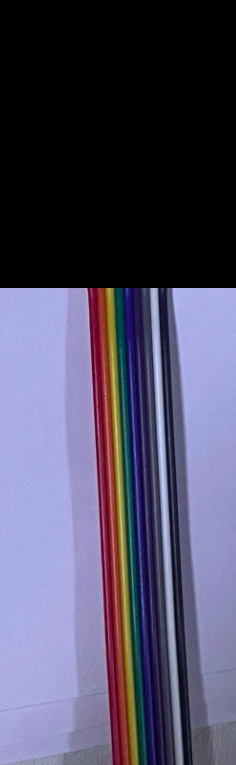
#> input picture test input image.png, 236 x 765 px, given in place of out.png, which was not available
$ python 'final project.py'
#> lines starting #> are read from the running program, lines starting #| are printed output that depends on the picture; after the words box and inside, x2 and y2 are one past the last pixel; in counts of white or black regions, pixels touching at a corner belong together; pictures that were not available may be replaced by others from this repository, and a replacement may not be noted
#> the answer given: out.png
import cv2
import numpy as np
# import simpleaudio as sa


def remove_background(image_path):
#> called with image_path = 'out.png'
    image = cv2.imread(image_path)
#> image is the input picture: shape (765, 236, 3); mean B, G, R 100.2, 76.5, 79.8
    gray = cv2.cvtColor(image, cv2.COLOR_BGR2GRAY)
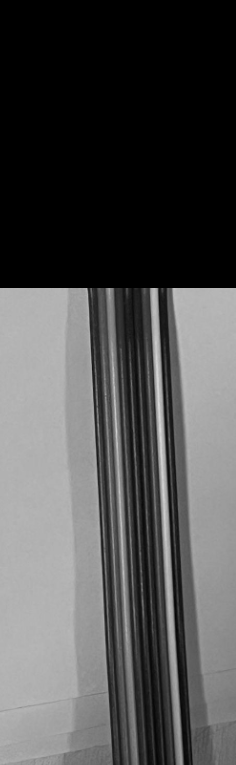
#> gray: shape (765, 236); min 0, max 219, mean 80.2
    blurred = cv2.GaussianBlur(gray, (5, 5), 0)
    _, binary = cv2.threshold(blurred, 0, 255, cv2.THRESH_BINARY + cv2.THRESH_OTSU)
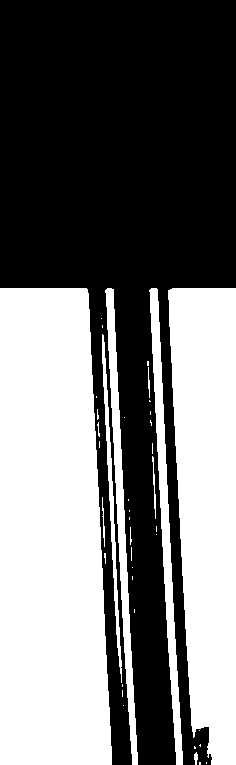
#> binary: shape (765, 236); 45.9% white; 40 white regions (29 under 20 px), largest, box (x1, y1, x2, y2) and area: (0, 288, 112, 765) 47836, (168, 288, 236, 765) 26045, (149, 288, 183, 765) 3859
    binary = cv2.bitwise_not(binary)
#> binary: shape (765, 236); 54.1% white; 40 black regions (29 under 20 px)
    contours, _ = cv2.findContours(binary, cv2.RETR_EXTERNAL, cv2.CHAIN_APPROX_SIMPLE)
#> contours = 1 contour; box (x1, y1, x2, y2) and area: (0, 0, 236, 765) 97228
    min_area = 100
    contours = [cnt for cnt in contours if cv2.contourArea(cnt) > min_area]
    contour_image = np.zeros_like(gray)
    cv2.drawContours(contour_image, contours, -1, (255, 255, 255), thickness=cv2.FILLED)
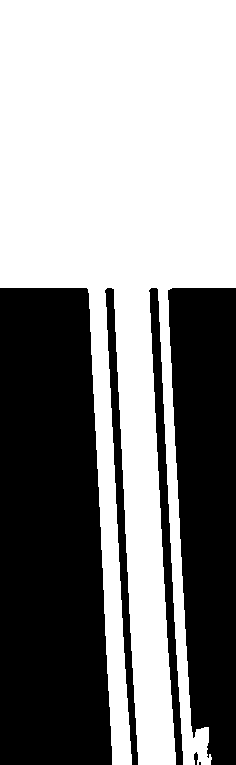
#> contour_image: shape (765, 236); 55% white; 6 black regions (1 under 20 px), largest, box (x1, y1, x2, y2) and area: (0, 288, 112, 765) 47836, (168, 288, 236, 765) 26045, (149, 288, 183, 765) 3859, (105, 288, 138, 765) 3537, (194, 752, 198, 765) 37
    result = cv2.bitwise_and(image, image, mask=contour_image)
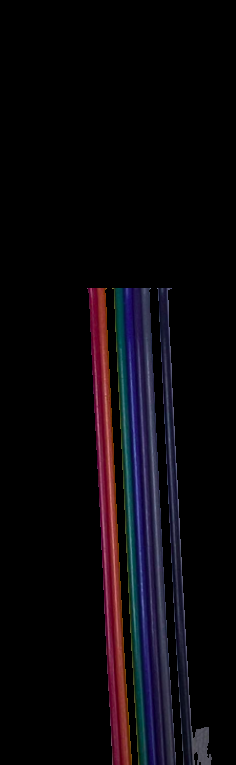
#> result: shape (765, 236, 3); mean B, G, R 11.7, 7.4, 10.5
    return result


thresholds = [
    [160, 179, 100, 255, 100, 255],  # red
    [5, 15, 100, 255, 100, 255],  # orange
    [40, 80, 50, 255, 50, 250],  # green
    [20, 40, 100, 255, 100, 255],  # yellow
    [105, 113, 100, 250, 50, 150],  # blue
    [100, 120, 100, 250, 100, 250]  # violet
    # more wire shades(l hue u hue l saturation u saturation l bright u bright) can be added there

]


def color_detection(image, threshold, index):
    hsv = cv2.cvtColor(image, cv2.COLOR_BGR2HSV)
    lower_hue, upper_hue, lower_saturation, upper_saturation, lower_value, upper_value = threshold[index]
    lower_bound = np.array([lower_hue, lower_saturation, lower_value], dtype=np.uint8)
    upper_bound = np.array([upper_hue, upper_saturation, upper_value], dtype=np.uint8)
    mask = cv2.inRange(hsv, lower_bound, upper_bound)
    result = cv2.bitwise_and(image, image, mask=mask)
    # cv2.imshow('Original Image', image)
    # cv2.imshow('Color Detection Result', result)
    x_coord = None
    for x in range(mask.shape[1]):
        column = mask[:, x]
        if cv2.countNonZero(column) > 0:
            x_coord = x
            break
    cv2.waitKey(2)
    return x_coord


def position(image, threshold):
    length = len(threshold)
    x_coor = []
    for i in range(length):
        pos = color_detection(image, threshold, i)
        x_coor.append(pos)
#> this loop made 6 passes
#> pos on passes 1 to 6: 87, 100, 114, 112, 123, 125
#> pass 1, in color_detection, `result = cv2.bitwise_and(image, image, mask=mask)`:
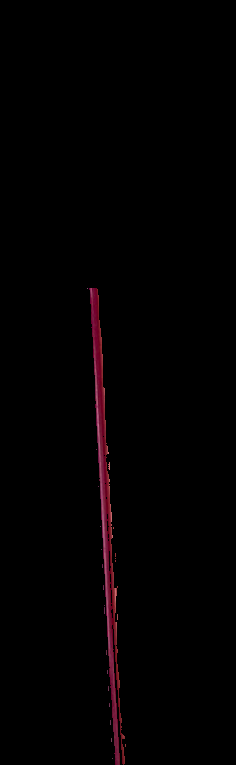
#> result: shape (765, 236, 3); mean B, G, R 1.3, 0.7, 2.8
#> pass 2, in color_detection (call 2), `mask = cv2.inRange(hsv, lower_bound, upper_bound)`:
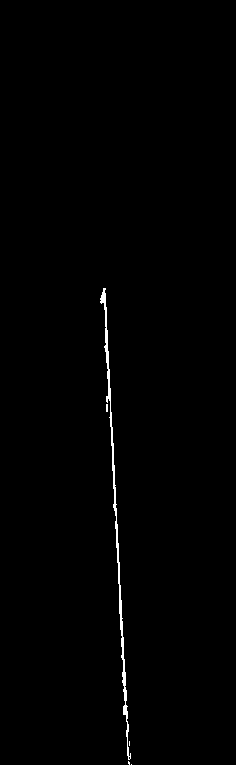
#> mask: shape (765, 236); 0.65% white in thin lines or dots, all inside (x1, y1, x2, y2) = (100, 288, 132, 765)
#> after the loop, x_coor = [87, 100, 114, 112, 123, 125]
    return x_coor


def check_sorted(arr):
    for i in range(1, len(arr)):
        if arr[i] < arr[i - 1]:
            return i
#> this loop made 3 passes
#| wire number with problem: 3
#| yellow
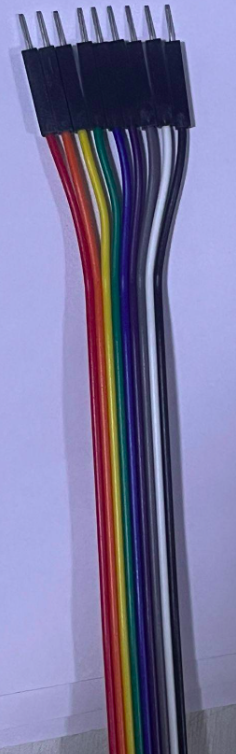
#> input picture main image.png, 236 x 754 px, found by its file name
#> further down, image is the input picture: shape (754, 236, 3); mean B, G, R 158.2, 119.4, 123.1
    return "Correct"


def draw_cross(image, x_coord):
#> called with x_coord = 112
    if x_coord is not None:
        cross_size = 10
#> cross_size = 10
        color = (0, 0, 255)
        thickness = 2
        center_y = image.shape[0] // 2
#> center_y = 377
        cv2.line(image, (x_coord - cross_size, center_y), (x_coord + cross_size, center_y), color, thickness)
#> image: shape (754, 236, 3); 0.04% of pixels changed, all inside (x1, y1, x2, y2) = (101, 376, 124, 379)
        cv2.line(image, (x_coord, center_y - cross_size), (x_coord, center_y + cross_size), color, thickness)
#> image: shape (754, 236, 3); mean B, G, R 158.2, 119.4, 123.2


# def play_alarm():
#     wave_obj = sa.WaveObject.from_wave_file("/Users/pranjal/Downloads/youtube_72937.wav")
#     wave_obj.play()

color=["red","orange", "green", "yellow", "blue", "violet"]
image_path = input("Enter the image path: ")#cropped out image path
result = remove_background(image_path)
ans = position(result, thresholds)
print("wire number with problem:", check_sorted(ans))
print (color[check_sorted(ans)])

image = cv2.imread('/Users/pranjal/Desktop/main image.png')#path to actual image
draw_cross(image, ans[check_sorted(ans)])
cv2.imshow('Image with Cross', image)
cv2.waitKey(0)
cv2.destroyAllWindows()

# [5 lines of commented-out code are left out]
